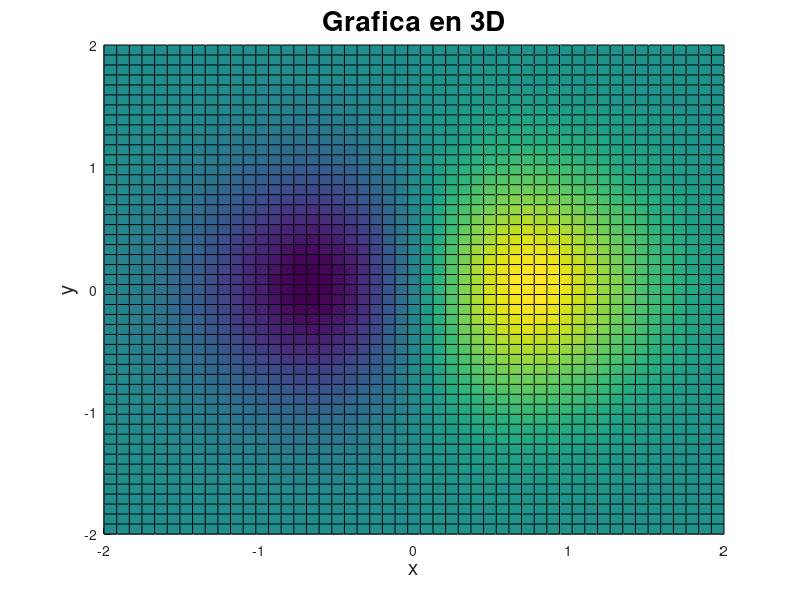
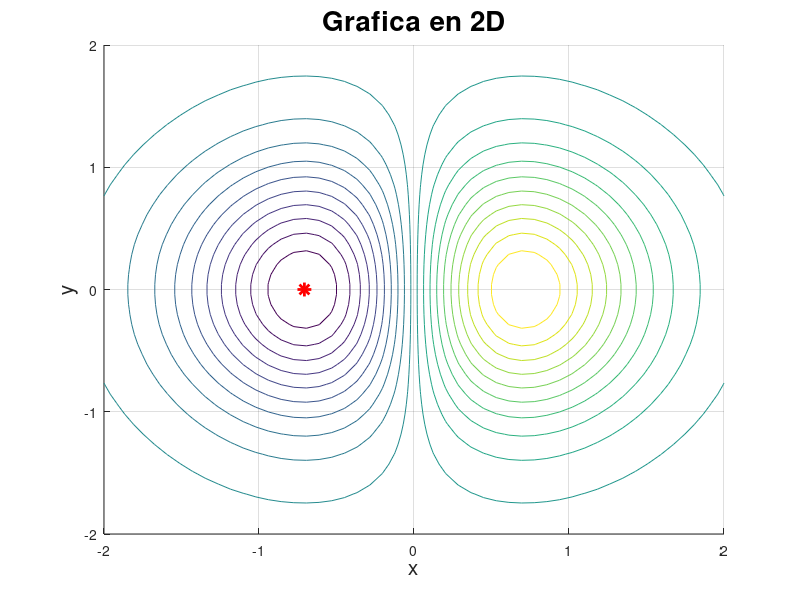

MATLAB code for these plots, in order:
% octave
close all
clear
clc

f = @(x, y) x .* exp(-x.^2 - y.^2);

xLim = linspace(-2, 2, 50);
yLim = linspace(-2, 2, 50);

h = 0.1;
xi = [-1.4; 0];

for i=1:100
  x = xi(1);
  y = xi(2);

  gx = exp(-x^2-y^2) - 2*x^2*exp(-x^2-y^2);
  gy = -2*x*y*exp(-x^2-y^2);
  g = [gx; gy];

  xi = xi - h*g;
end
disp([ 'gx= ' num2str(xi(1)) ])
disp([ 'gy= ' num2str(xi(2)) ])
disp([ 'f(gx, gy)= ' num2str(f(xi(1), xi(2))) ])

[x, y] = meshgrid(xLim, yLim);

figure
hold on
grid on
title('Grafica en 3D', 'FontSize', 20)
xlabel('x', 'FontSize', 15)
ylabel('y', 'FontSize', 15)
zlabel('f(x,y)', 'FontSize', 15)

surf(x, y, f(x, y))
plot3(xi(1), xi(2), f(xi(1), xi(2)), 'r*', 'LineWidth', 2, 'MarkerSize', 10)

figure
hold on
grid on
title('Grafica en 2D', 'FontSize', 20)
xlabel('x', 'FontSize', 15)
ylabel('y', 'FontSize', 15)

contour(x, y, f(x, y), 20)
plot(xi(1), xi(2), 'r*', 'LineWidth', 2, 'MarkerSize', 10)

